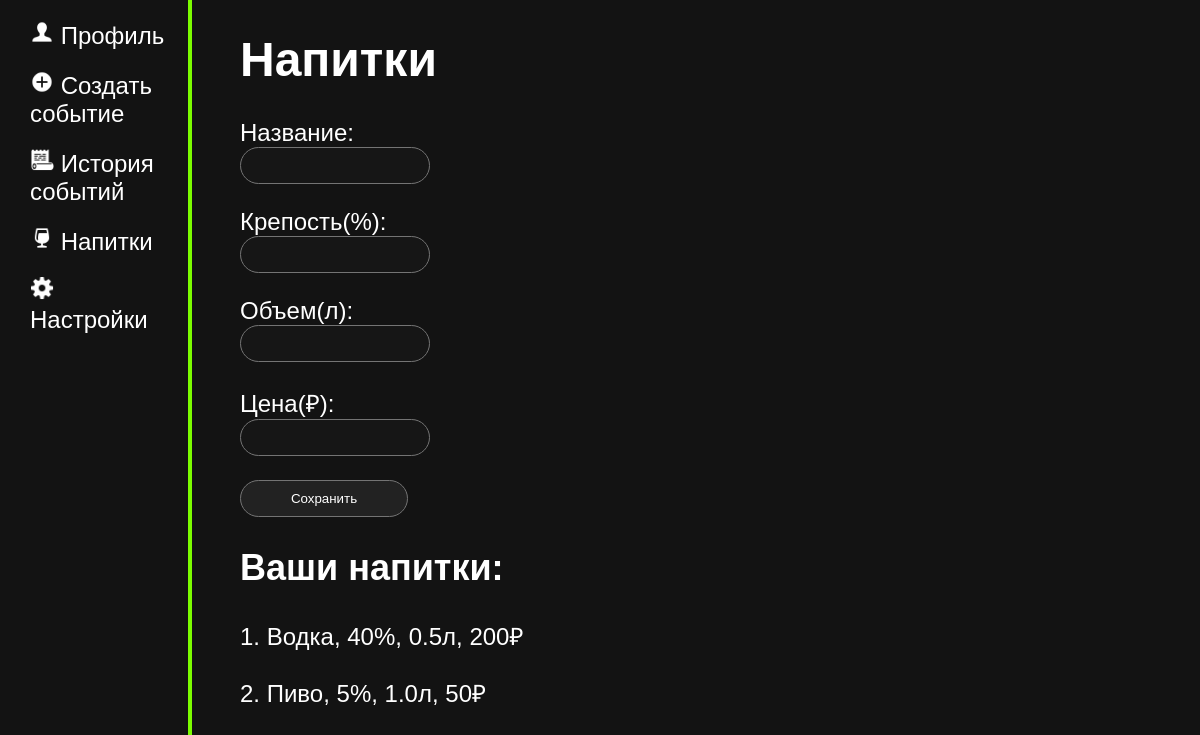
Page /drinks (signed in) on the committed database.
### tables this page shows
CREATE TABLE drink 
(
    id INTEGER PRIMARY KEY AUTOINCREMENT,
    title TEXT NOT NULL,
    price INTEGER NOT NULL,
    alcohol INTEGER NOT NULL,
    volume REAL NOT NULL,

    user_id INTEGER,
    FOREIGN KEY(user_id) REFERENCES user(id)
);

### main.py (the view, shortened to what this page needs)
@app.route("/drinks", methods = ["POST", "GET"])
@login_required
def drinks():
    drinks = D.get_drinks(current_user.get_id())
    return render_template("drinks.html", drinks = drinks)

### data.py (called while the page is built)
    def get_drinks(self, user_id):
        try:
            self.cursor.execute(f"SELECT id, title, alcohol, volume, price FROM drink WHERE user_id = {user_id} ORDER BY title")
            drinks = self.cursor.fetchall()
            return drinks
        except error:
            print("ОШИБКА! " + str(error))

    def get_user(self, user_id):
        try:
            self.cursor.execute(f"SELECT * FROM user WHERE id = {user_id} LIMIT 1")
            user = self.cursor.fetchone()
            return user
        except error:
                print("ОШИБКА! " + str(error))

### main.py (called while the page is built)
@login_manager.user_loader
def load_user(user_id):
    print("load user")
    return User().fromDB(user_id, D)

def connect_db():
    connect = sqlite3.connect(app.config['DATABASE'])
    connect.row_factory = sqlite3.Row
    return connect

def get_db():
    if not hasattr(g, "link_db"):
        g.link_db = connect_db()
        print("БАЗА ДАННЫХ ПОЛУЧЕНА")
    return g.link_db

@app.before_request
def before_request():
    global D
    db = get_db()
    D = Data(db)

### user.py (called while the page is built)
    def fromDB(self, user_id, db):
        self.__user = db.get_user(user_id)
        return self

    def get_id(self):
        return str(self.__user['id'])

### templates/drinks.html (shortened to what this page needs)
{% extends 'base.html' %}
{%block body%}
<div class="main">
    <h1>Напитки</h1>
    <div class="forma">
        <form action="" method="post">
            <p>Название: <br><input type="text" name="title" required></p>
            <p>Крепость(%): <br><input type="number" min="0" max="100" name="alcohol" required> </p>
            <p> Объем(л): <br><input type="number" name="volume" step="0.001" required> </p>
            <p> Цена(₽): <br><input type="number" name="price" required> </p>
            <p><input type="submit" value="Сохранить"></p>
        </form>
    </div>
    <h2>Ваши напитки:</h2>
    {%if drinks%}
    {%for i in drinks%}
    <div class="drinks">
        <p>{{loop.index}}. {{i.title}}, {{i.alcohol}}%, {{i.volume}}л, {{i.price}}₽
        </p>
    </div>
    {%endfor%}
    {% else %}
    <p>У вас пока нет напитков, но вы можете их добавить</p>
    {%endif%}
</div>
{%endblock body%}

### static/css/main.css (style rules this page uses)
p, h1, a, br { color: rgb(255, 255, 255); text-decoration: none; }
body { color: rgb(255, 255, 255); padding: 0; margin: 0; font-family: Arial, Helvetica, sans-serif; font-size: 24px; background-color: rgb(19, 19, 19); }
.main { float: left; margin-left: 20%; width: 70%; }
.forma p { margin-bottom: 15px; }
.forma input, .forma textarea, .forma select { width: 20%; padding: 10px; border: 1px solid #747474; background-color: rgb(22, 22, 22); color: white; resize: none; border-radius: 10px; }
.forma input, .forma select { border-radius: 50px; }
.forma input[type="submit"] { background-color: rgb(34, 34, 34); color: #fff; cursor: pointer; transition: background-color 0.3s ease; }

### rows in the picture
drink: title "Водка", alcohol "40", volume "0.5", price "200"
drink: title "Пиво", alcohol "5", volume "1.0", price "50"
